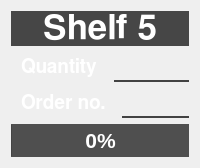
            <widget class="QGroupBox" name="groupBox_sh_5">
             <property name="styleSheet">
              <string notr="true">border: 2px oultine rgb(95,95,95);</string>
             </property>
             <property name="title">
              <string/>
             </property>
             <layout class="QVBoxLayout" name="verticalLayout_11">
              <item>
               <layout class="QVBoxLayout" name="verticalLayout_12">
                <item>
                 <widget class="QLabel" name="shelf_no_label_sh_5">
                  <property name="font">
                   <font>
                    <family>FreeSans</family>
                    <pointsize>26</pointsize>
                    <weight>75</weight>
                    <bold>true</bold>
                   </font>
                  </property>
                  <property name="styleSheet">
                   <string notr="true">border-color: rgb(83, 83, 83);
background-color: rgb(70, 70, 70);
color: rgb(255, 255, 255);</string>
                  </property>
                  <property name="frameShape">
                   <enum>QFrame::Panel</enum>
                  </property>
                  <property name="frameShadow">
                   <enum>QFrame::Raised</enum>
                  </property>
                  <property name="text">
                   <string>Shelf 5</string>
                  </property>
                  <property name="alignment">
                   <set>Qt::AlignCenter</set>
                  </property>
                 </widget>
                </item>
                <item>
                 <layout class="QHBoxLayout" name="horizontalLayout_11" stretch="0,0">
                  <item>
                   <widget class="QLabel" name="qty_descr_label_sh_5">
                    <property name="font">
                     <font>
                      <family>FreeSans</family>
                      <pointsize>14</pointsize>
                      <weight>75</weight>
                      <bold>true</bold>
                     </font>
                    </property>
                    <property name="styleSheet">
                     <string notr="true">border-color: rgb(130, 130, 130);
color: rgb(255, 255, 255);
padding: 5px;
</string>
                    </property>
                    <property name="frameShadow">
                     <enum>QFrame::Sunken</enum>
                    </property>
                    <property name="lineWidth">
                     <number>0</number>
                    </property>
                    <property name="text">
                     <string>Quantity</string>
                    </property>
                   </widget>
                  </item>
                  <item>
                   <widget class="QLabel" name="qty_label_sh_5">
                    <property name="minimumSize">
                     <size>
                      <width>0</width>
                      <height>0</height>
                     </size>
                    </property>
                    <property name="font">
                     <font>
                      <family>FreeSans</family>
                      <pointsize>15</pointsize>
                      <weight>75</weight>
                      <bold>true</bold>
                     </font>
                    </property>
                    <property name="styleSheet">
                     <string notr="true">border-bottom-style: solid;
border-bottom-color: rgb(66, 66, 66);
</string>
                    </property>
                    <property name="frameShape">
                     <enum>QFrame::Box</enum>
                    </property>
                    <property name="frameShadow">
                     <enum>QFrame::Plain</enum>
                    </property>
                    <property name="lineWidth">
                     <number>3</number>
                    </property>
                    <property name="text">
                     <string/>
                    </property>
                    <property name="alignment">
                     <set>Qt::AlignRight|Qt::AlignTrailing|Qt::AlignVCenter</set>
                    </property>
                    <property name="indent">
                     <number>-1</number>
                    </property>
                   </widget>
                  </item>
                 </layout>
                </item>
                <item>
                 <layout class="QHBoxLayout" name="horizontalLayout_12" stretch="0,1">
                  <item>
                   <widget class="QLabel" name="order_descr_label_sh_5">
                    <property name="font">
                     <font>
                      <family>FreeSans</family>
                      <pointsize>14</pointsize>
                      <weight>75</weight>
                      <bold>true</bold>
                     </font>
                    </property>
                    <property name="styleSheet">
                     <string notr="true">border-color: rgb(130, 130, 130);
color: rgb(255, 255, 255);
padding: 5px;
</string>
                    </property>
                    <property name="frameShadow">
                     <enum>QFrame::Plain</enum>
                    </property>
                    <property name="lineWidth">
                     <number>0</number>
                    </property>
                    <property name="text">
                     <string>Order no.</string>
                    </property>
                   </widget>
                  </item>
                  <item>
                   <widget class="QLabel" name="order_label_sh_5">
                    <property name="minimumSize">
                     <size>
                      <width>0</width>
                      <height>0</height>
                     </size>
                    </property>
                    <property name="font">
                     <font>
                      <family>FreeSans</family>
                      <pointsize>15</pointsize>
                      <weight>75</weight>
                      <bold>true</bold>
                     </font>
                    </property>
                    <property name="styleSheet">
                     <string notr="true">border-bottom-style: solid;
border-bottom-color: rgb(66, 66, 66);
</string>
                    </property>
                    <property name="frameShadow">
                     <enum>QFrame::Sunken</enum>
                    </property>
                    <property name="lineWidth">
                     <number>4</number>
                    </property>
                    <property name="text">
                     <string/>
                    </property>
                    <property name="alignment">
                     <set>Qt::AlignRight|Qt::AlignTrailing|Qt::AlignVCenter</set>
                    </property>
                    <property name="indent">
                     <number>2</number>
                    </property>
                   </widget>
                  </item>
                 </layout>
                </item>
                <item>
                 <widget class="QProgressBar" name="progressBar_sh_5">
                  <property name="font">
                   <font>
                    <pointsize>16</pointsize>
                    <weight>75</weight>
                    <bold>true</bold>
                   </font>
                  </property>
                  <property name="acceptDrops">
                   <bool>false</bool>
                  </property>
                  <property name="styleSheet">
                   <string notr="true">border-color: rgb(130, 130, 130);
background-color: rgb(79, 79, 79);
color: rgb(255, 255, 255);</string>
                  </property>
                  <property name="value">
                   <number>0</number>
                  </property>
                  <property name="alignment">
                   <set>Qt::AlignCenter</set>
                  </property>
                  <property name="orientation">
                   <enum>Qt::Horizontal</enum>
                  </property>
                  <property name="invertedAppearance">
                   <bool>false</bool>
                  </property>
                  <property name="textDirection">
                   <enum>QProgressBar::TopToBottom</enum>
                  </property>
                 </widget>
                </item>
               </layout>
              </item>
             </layout>
            </widget>
